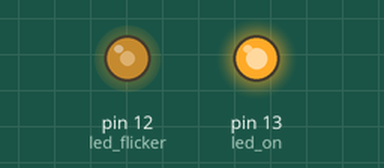
A sketch run on a simulated Arduino Uno, built with avr-gcc and run on an emulated ATmega328P. Shown: output pins drawn as LEDs (lit = HIGH).

Above: at 0.1 s.
Timing chart, 0 to 1.6 s (numbered marks = the images above):
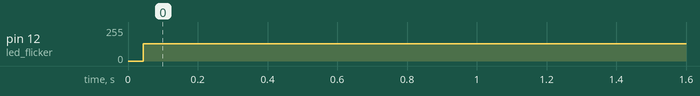

The sketch:

blink_compare.ino
```cpp
/*-----------------------------------------------------------------------
  Author: DSC MBM
  Platforms: Arduino Uno R3
  File: blink_compare.ino
  ------------------------------------------------------------------------
  Description:
  We compare a fully on LED against one that is blinking very rapidly
  (imperceptible to our eyes at a first glance)
  ------------------------------------------------------------------------

------------------------------------------------------------------------*/

// Initialize 2 variables for the pins we'll be using later
int led_on = 13;
int led_flicker = 12;

// the setup routine runs once when you press reset:
void setup() {
  // initialize the digital pin as an output.
  pinMode(led_on, OUTPUT);
  pinMode(led_flicker, OUTPUT);
  digitalWrite(led_on, HIGH);   // turn the LED on
}

// the loop routine runs over and over again forever:
void loop() {
  digitalWrite(led_flicker, HIGH);   // turn the LED on (HIGH is the voltage level)
  delay(1);               // wait for a millisecond
  digitalWrite(led_flicker, LOW);    // turn the LED off by making the voltage LOW
  delay(1);               // wait for a millisecond
}
```

Measured:
- by itself, pin 12 (led_flicker): 0/255 → 129/255 at 0.04 s
